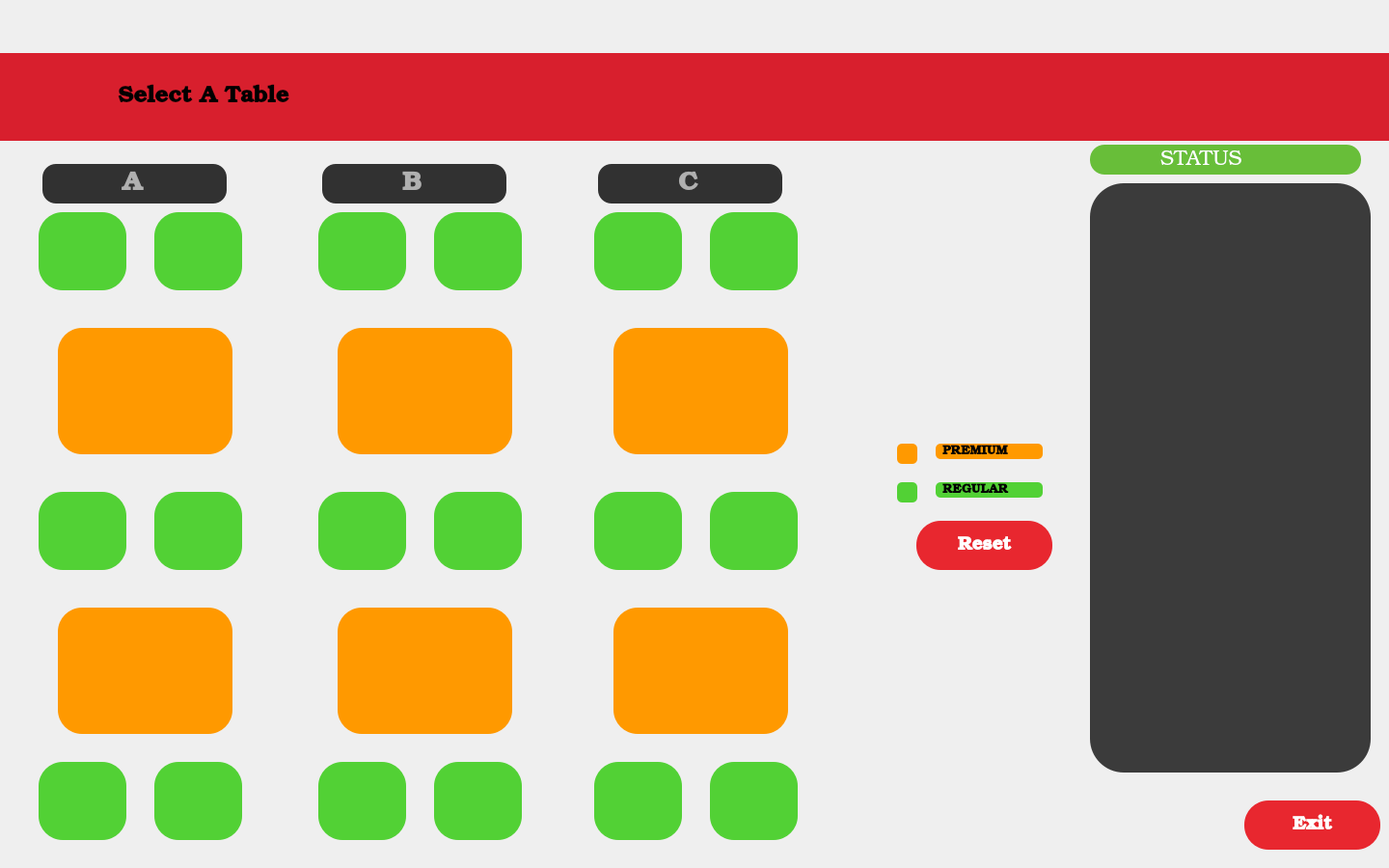
<?xml version="1.0" encoding="UTF-8"?>
<ui version="4.0">
 <class>win6</class>
 <widget class="QDialog" name="win6">
  <property name="geometry">
   <rect>
    <x>0</x>
    <y>0</y>
    <width>1440</width>
    <height>900</height>
   </rect>
  </property>
  <property name="windowTitle">
   <string>Dialog</string>
  </property>
  <widget class="QLabel" name="label">
   <property name="geometry">
    <rect>
     <x>0</x>
     <y>0</y>
     <width>1440</width>
     <height>900</height>
    </rect>
   </property>
   <property name="text">
    <string/>
   </property>
   <property name="pixmap">
    <pixmap resource="images.qrc">:/new/prefix1/New folder/blur-coffee-cafe-shop-restaurant-with-bokeh-background-xd.jpg</pixmap>
   </property>
   <property name="scaledContents">
    <bool>true</bool>
   </property>
  </widget>
  <widget class="QLabel" name="label_2">
   <property name="geometry">
    <rect>
     <x>0</x>
     <y>55</y>
     <width>1440</width>
     <height>91</height>
    </rect>
   </property>
   <property name="font">
    <font>
     <family>Bookman Old Style</family>
     <pointsize>18</pointsize>
     <weight>75</weight>
     <bold>true</bold>
    </font>
   </property>
   <property name="styleSheet">
    <string notr="true">QLabel{
background: rgb(216, 31, 45)
}</string>
   </property>
   <property name="text">
    <string>               Select A Table</string>
   </property>
   <property name="scaledContents">
    <bool>true</bool>
   </property>
   <property name="wordWrap">
    <bool>true</bool>
   </property>
   <property name="indent">
    <number>0</number>
   </property>
  </widget>
  <widget class="QLabel" name="label_4">
   <property name="geometry">
    <rect>
     <x>20</x>
     <y>60</y>
     <width>110</width>
     <height>80</height>
    </rect>
   </property>
   <property name="text">
    <string/>
   </property>
   <property name="pixmap">
    <pixmap resource="images.qrc">:/new/prefix1/New folder/Screenshot 2021-07-07 202453.png</pixmap>
   </property>
   <property name="scaledContents">
    <bool>true</bool>
   </property>
  </widget>
  <widget class="QPushButton" name="A1">
   <property name="geometry">
    <rect>
     <x>40</x>
     <y>220</y>
     <width>91</width>
     <height>81</height>
    </rect>
   </property>
   <property name="font">
    <font>
     <family>Bookman Old Style</family>
     <pointsize>14</pointsize>
     <weight>75</weight>
     <bold>true</bold>
    </font>
   </property>
   <property name="cursor">
    <cursorShape>PointingHandCursor</cursorShape>
   </property>
   <property name="styleSheet">
    <string notr="true">QPushButton
{
  color: white;
  
	
	
	background-color: rgb(82, 209, 53);
  border-width: 10px;
  border-radius: 25px;
}</string>
   </property>
   <property name="text">
    <string/>
   </property>
   <property name="icon">
    <iconset resource="images.qrc">
     <normaloff>:/new/prefix1/New folder/romantic-dinner.png</normaloff>:/new/prefix1/New folder/romantic-dinner.png</iconset>
   </property>
   <property name="iconSize">
    <size>
     <width>50</width>
     <height>50</height>
    </size>
   </property>
  </widget>
  <widget class="QPushButton" name="A2">
   <property name="geometry">
    <rect>
     <x>160</x>
     <y>220</y>
     <width>91</width>
     <height>81</height>
    </rect>
   </property>
   <property name="font">
    <font>
     <family>Bookman Old Style</family>
     <pointsize>14</pointsize>
     <weight>75</weight>
     <bold>true</bold>
    </font>
   </property>
   <property name="cursor">
    <cursorShape>PointingHandCursor</cursorShape>
   </property>
   <property name="styleSheet">
    <string notr="true">QPushButton
{
  color: white;
  
	
	
	background-color: rgb(82, 209, 53);
  border-width: 10px;
  border-radius: 25px;
}</string>
   </property>
   <property name="text">
    <string/>
   </property>
   <property name="icon">
    <iconset resource="images.qrc">
     <normaloff>:/new/prefix1/New folder/romantic-dinner.png</normaloff>:/new/prefix1/New folder/romantic-dinner.png</iconset>
   </property>
   <property name="iconSize">
    <size>
     <width>50</width>
     <height>50</height>
    </size>
   </property>
  </widget>
  <widget class="QPushButton" name="PA1">
   <property name="geometry">
    <rect>
     <x>60</x>
     <y>340</y>
     <width>181</width>
     <height>131</height>
    </rect>
   </property>
   <property name="font">
    <font>
     <family>Bookman Old Style</family>
     <pointsize>14</pointsize>
     <weight>75</weight>
     <bold>true</bold>
    </font>
   </property>
   <property name="cursor">
    <cursorShape>PointingHandCursor</cursorShape>
   </property>
   <property name="styleSheet">
    <string notr="true">QPushButton
{
  color: white;
  
	
	
	
	
	background-color: rgb(255, 153, 0);
  border-width: 10px;
  border-radius: 25px;
}</string>
   </property>
   <property name="text">
    <string/>
   </property>
   <property name="icon">
    <iconset resource="images.qrc">
     <normaloff>:/new/prefix1/New folder/dinner-table.png</normaloff>:/new/prefix1/New folder/dinner-table.png</iconset>
   </property>
   <property name="iconSize">
    <size>
     <width>120</width>
     <height>120</height>
    </size>
   </property>
  </widget>
  <widget class="QPushButton" name="A3">
   <property name="geometry">
    <rect>
     <x>40</x>
     <y>510</y>
     <width>91</width>
     <height>81</height>
    </rect>
   </property>
   <property name="font">
    <font>
     <family>Bookman Old Style</family>
     <pointsize>14</pointsize>
     <weight>75</weight>
     <bold>true</bold>
    </font>
   </property>
   <property name="cursor">
    <cursorShape>PointingHandCursor</cursorShape>
   </property>
   <property name="styleSheet">
    <string notr="true">QPushButton
{
  color: white;
  
	
	
	background-color: rgb(82, 209, 53);
  border-width: 10px;
  border-radius: 25px;
}</string>
   </property>
   <property name="text">
    <string/>
   </property>
   <property name="icon">
    <iconset resource="images.qrc">
     <normaloff>:/new/prefix1/New folder/romantic-dinner.png</normaloff>:/new/prefix1/New folder/romantic-dinner.png</iconset>
   </property>
   <property name="iconSize">
    <size>
     <width>50</width>
     <height>50</height>
    </size>
   </property>
  </widget>
  <widget class="QPushButton" name="A4">
   <property name="geometry">
    <rect>
     <x>160</x>
     <y>510</y>
     <width>91</width>
     <height>81</height>
    </rect>
   </property>
   <property name="font">
    <font>
     <family>Bookman Old Style</family>
     <pointsize>14</pointsize>
     <weight>75</weight>
     <bold>true</bold>
    </font>
   </property>
   <property name="cursor">
    <cursorShape>PointingHandCursor</cursorShape>
   </property>
   <property name="styleSheet">
    <string notr="true">QPushButton
{
  color: white;
  
	
	
	background-color: rgb(82, 209, 53);
  border-width: 10px;
  border-radius: 25px;
}</string>
   </property>
   <property name="text">
    <string/>
   </property>
   <property name="icon">
    <iconset resource="images.qrc">
     <normaloff>:/new/prefix1/New folder/romantic-dinner.png</normaloff>:/new/prefix1/New folder/romantic-dinner.png</iconset>
   </property>
   <property name="iconSize">
    <size>
     <width>50</width>
     <height>50</height>
    </size>
   </property>
  </widget>
  <widget class="QPushButton" name="PA2">
   <property name="geometry">
    <rect>
     <x>60</x>
     <y>630</y>
     <width>181</width>
     <height>131</height>
    </rect>
   </property>
   <property name="font">
    <font>
     <family>Bookman Old Style</family>
     <pointsize>14</pointsize>
     <weight>75</weight>
     <bold>true</bold>
    </font>
   </property>
   <property name="cursor">
    <cursorShape>PointingHandCursor</cursorShape>
   </property>
   <property name="styleSheet">
    <string notr="true">QPushButton
{
  color: white;
  
	
	
	
	
	background-color: rgb(255, 153, 0);
  border-width: 10px;
  border-radius: 25px;
}</string>
   </property>
   <property name="text">
    <string/>
   </property>
   <property name="icon">
    <iconset resource="images.qrc">
     <normaloff>:/new/prefix1/New folder/dinner-table.png</normaloff>:/new/prefix1/New folder/dinner-table.png</iconset>
   </property>
   <property name="iconSize">
    <size>
     <width>120</width>
     <height>120</height>
    </size>
   </property>
  </widget>
  <widget class="QPushButton" name="A5">
   <property name="geometry">
    <rect>
     <x>40</x>
     <y>790</y>
     <width>91</width>
     <height>81</height>
    </rect>
   </property>
   <property name="font">
    <font>
     <family>Bookman Old Style</family>
     <pointsize>14</pointsize>
     <weight>75</weight>
     <bold>true</bold>
    </font>
   </property>
   <property name="cursor">
    <cursorShape>PointingHandCursor</cursorShape>
   </property>
   <property name="styleSheet">
    <string notr="true">QPushButton
{
  color: white;
  
	
	
	background-color: rgb(82, 209, 53);
  border-width: 10px;
  border-radius: 25px;
}</string>
   </property>
   <property name="text">
    <string/>
   </property>
   <property name="icon">
    <iconset resource="images.qrc">
     <normaloff>:/new/prefix1/New folder/romantic-dinner.png</normaloff>:/new/prefix1/New folder/romantic-dinner.png</iconset>
   </property>
   <property name="iconSize">
    <size>
     <width>50</width>
     <height>50</height>
    </size>
   </property>
  </widget>
  <widget class="QPushButton" name="A6">
   <property name="geometry">
    <rect>
     <x>160</x>
     <y>790</y>
     <width>91</width>
     <height>81</height>
    </rect>
   </property>
   <property name="font">
    <font>
     <family>Bookman Old Style</family>
     <pointsize>14</pointsize>
     <weight>75</weight>
     <bold>true</bold>
    </font>
   </property>
   <property name="cursor">
    <cursorShape>PointingHandCursor</cursorShape>
   </property>
   <property name="styleSheet">
    <string notr="true">QPushButton
{
  color: white;
  
	
	
	background-color: rgb(82, 209, 53);
  border-width: 10px;
  border-radius: 25px;
}</string>
   </property>
   <property name="text">
    <string/>
   </property>
   <property name="icon">
    <iconset resource="images.qrc">
     <normaloff>:/new/prefix1/New folder/romantic-dinner.png</normaloff>:/new/prefix1/New folder/romantic-dinner.png</iconset>
   </property>
   <property name="iconSize">
    <size>
     <width>50</width>
     <height>50</height>
    </size>
   </property>
  </widget>
  <widget class="QTableView" name="tableView_2">
   <property name="geometry">
    <rect>
     <x>1130</x>
     <y>190</y>
     <width>291</width>
     <height>611</height>
    </rect>
   </property>
   <property name="styleSheet">
    <string notr="true">QTableView
{background-color: rgb(39, 39, 39,90%);
color: rgb(176, 176, 176);
border-radius:35px;}

QHeaderView::section {
    background-color: #2d2b29;
    padding: 4px;
    font-size: 10pt;
color: rgb(163, 163, 163);
    border-style: none;
    border-bottom: 1px solid #2c2c2c;
    border-right: 1px solid #2c2c2c;
}

QHeaderView::section:horizontal
{
    border-top: 0.5px solid #2c2c2c;
}

QHeaderView::section:vertical
{
    border-left: 0.5px solid #2c2c2c;
}
</string>
   </property>
  </widget>
  <widget class="QLabel" name="label_3">
   <property name="geometry">
    <rect>
     <x>44</x>
     <y>170</y>
     <width>191</width>
     <height>41</height>
    </rect>
   </property>
   <property name="font">
    <font>
     <family>Bookman Old Style</family>
     <pointsize>20</pointsize>
     <weight>75</weight>
     <bold>true</bold>
    </font>
   </property>
   <property name="styleSheet">
    <string notr="true">background-color: rgb(39, 39, 39,95%);
color: rgb(176, 176, 176);
border-radius:14px;
padding-left:75px;
</string>
   </property>
   <property name="text">
    <string>A</string>
   </property>
  </widget>
  <widget class="QPushButton" name="PB1">
   <property name="geometry">
    <rect>
     <x>350</x>
     <y>340</y>
     <width>181</width>
     <height>131</height>
    </rect>
   </property>
   <property name="font">
    <font>
     <family>Bookman Old Style</family>
     <pointsize>14</pointsize>
     <weight>75</weight>
     <bold>true</bold>
    </font>
   </property>
   <property name="cursor">
    <cursorShape>PointingHandCursor</cursorShape>
   </property>
   <property name="styleSheet">
    <string notr="true">QPushButton
{
  color: white;
  
	
	
	
	
	background-color: rgb(255, 153, 0);
  border-width: 10px;
  border-radius: 25px;
}</string>
   </property>
   <property name="text">
    <string/>
   </property>
   <property name="icon">
    <iconset resource="images.qrc">
     <normaloff>:/new/prefix1/New folder/dinner-table.png</normaloff>:/new/prefix1/New folder/dinner-table.png</iconset>
   </property>
   <property name="iconSize">
    <size>
     <width>120</width>
     <height>120</height>
    </size>
   </property>
  </widget>
  <widget class="QPushButton" name="B6">
   <property name="geometry">
    <rect>
     <x>450</x>
     <y>790</y>
     <width>91</width>
     <height>81</height>
    </rect>
   </property>
   <property name="font">
    <font>
     <family>Bookman Old Style</family>
     <pointsize>14</pointsize>
     <weight>75</weight>
     <bold>true</bold>
    </font>
   </property>
   <property name="cursor">
    <cursorShape>PointingHandCursor</cursorShape>
   </property>
   <property name="styleSheet">
    <string notr="true">QPushButton
{
  color: white;
  
	
	
	background-color: rgb(82, 209, 53);
  border-width: 10px;
  border-radius: 25px;
}</string>
   </property>
   <property name="text">
    <string/>
   </property>
   <property name="icon">
    <iconset resource="images.qrc">
     <normaloff>:/new/prefix1/New folder/romantic-dinner.png</normaloff>:/new/prefix1/New folder/romantic-dinner.png</iconset>
   </property>
   <property name="iconSize">
    <size>
     <width>50</width>
     <height>50</height>
    </size>
   </property>
  </widget>
  <widget class="QPushButton" name="B5">
   <property name="geometry">
    <rect>
     <x>330</x>
     <y>790</y>
     <width>91</width>
     <height>81</height>
    </rect>
   </property>
   <property name="font">
    <font>
     <family>Bookman Old Style</family>
     <pointsize>14</pointsize>
     <weight>75</weight>
     <bold>true</bold>
    </font>
   </property>
   <property name="cursor">
    <cursorShape>PointingHandCursor</cursorShape>
   </property>
   <property name="styleSheet">
    <string notr="true">QPushButton
{
  color: white;
  
	
	
	background-color: rgb(82, 209, 53);
  border-width: 10px;
  border-radius: 25px;
}</string>
   </property>
   <property name="text">
    <string/>
   </property>
   <property name="icon">
    <iconset resource="images.qrc">
     <normaloff>:/new/prefix1/New folder/romantic-dinner.png</normaloff>:/new/prefix1/New folder/romantic-dinner.png</iconset>
   </property>
   <property name="iconSize">
    <size>
     <width>50</width>
     <height>50</height>
    </size>
   </property>
  </widget>
  <widget class="QLabel" name="label_5">
   <property name="geometry">
    <rect>
     <x>334</x>
     <y>170</y>
     <width>191</width>
     <height>41</height>
    </rect>
   </property>
   <property name="font">
    <font>
     <family>Bookman Old Style</family>
     <pointsize>20</pointsize>
     <weight>75</weight>
     <bold>true</bold>
    </font>
   </property>
   <property name="styleSheet">
    <string notr="true">background-color: rgb(39, 39, 39,95%);
color: rgb(176, 176, 176);
border-radius:14px;
padding-left:75px;
</string>
   </property>
   <property name="text">
    <string>B</string>
   </property>
  </widget>
  <widget class="QPushButton" name="PB2">
   <property name="geometry">
    <rect>
     <x>350</x>
     <y>630</y>
     <width>181</width>
     <height>131</height>
    </rect>
   </property>
   <property name="font">
    <font>
     <family>Bookman Old Style</family>
     <pointsize>14</pointsize>
     <weight>75</weight>
     <bold>true</bold>
    </font>
   </property>
   <property name="cursor">
    <cursorShape>PointingHandCursor</cursorShape>
   </property>
   <property name="styleSheet">
    <string notr="true">QPushButton
{
  color: white;
  
	
	
	
	
	background-color: rgb(255, 153, 0);
  border-width: 10px;
  border-radius: 25px;
}</string>
   </property>
   <property name="text">
    <string/>
   </property>
   <property name="icon">
    <iconset resource="images.qrc">
     <normaloff>:/new/prefix1/New folder/dinner-table.png</normaloff>:/new/prefix1/New folder/dinner-table.png</iconset>
   </property>
   <property name="iconSize">
    <size>
     <width>120</width>
     <height>120</height>
    </size>
   </property>
  </widget>
  <widget class="QPushButton" name="B3">
   <property name="geometry">
    <rect>
     <x>330</x>
     <y>510</y>
     <width>91</width>
     <height>81</height>
    </rect>
   </property>
   <property name="font">
    <font>
     <family>Bookman Old Style</family>
     <pointsize>14</pointsize>
     <weight>75</weight>
     <bold>true</bold>
    </font>
   </property>
   <property name="cursor">
    <cursorShape>PointingHandCursor</cursorShape>
   </property>
   <property name="styleSheet">
    <string notr="true">QPushButton
{
  color: white;
  
	
	
	background-color: rgb(82, 209, 53);
  border-width: 10px;
  border-radius: 25px;
}</string>
   </property>
   <property name="text">
    <string/>
   </property>
   <property name="icon">
    <iconset resource="images.qrc">
     <normaloff>:/new/prefix1/New folder/romantic-dinner.png</normaloff>:/new/prefix1/New folder/romantic-dinner.png</iconset>
   </property>
   <property name="iconSize">
    <size>
     <width>50</width>
     <height>50</height>
    </size>
   </property>
  </widget>
  <widget class="QPushButton" name="B2">
   <property name="geometry">
    <rect>
     <x>450</x>
     <y>220</y>
     <width>91</width>
     <height>81</height>
    </rect>
   </property>
   <property name="font">
    <font>
     <family>Bookman Old Style</family>
     <pointsize>14</pointsize>
     <weight>75</weight>
     <bold>true</bold>
    </font>
   </property>
   <property name="cursor">
    <cursorShape>PointingHandCursor</cursorShape>
   </property>
   <property name="styleSheet">
    <string notr="true">QPushButton
{
  color: white;
  
	
	
	background-color: rgb(82, 209, 53);
  border-width: 10px;
  border-radius: 25px;
}</string>
   </property>
   <property name="text">
    <string/>
   </property>
   <property name="icon">
    <iconset resource="images.qrc">
     <normaloff>:/new/prefix1/New folder/romantic-dinner.png</normaloff>:/new/prefix1/New folder/romantic-dinner.png</iconset>
   </property>
   <property name="iconSize">
    <size>
     <width>50</width>
     <height>50</height>
    </size>
   </property>
  </widget>
  <widget class="QPushButton" name="B1">
   <property name="geometry">
    <rect>
     <x>330</x>
     <y>220</y>
     <width>91</width>
     <height>81</height>
    </rect>
   </property>
   <property name="font">
    <font>
     <family>Bookman Old Style</family>
     <pointsize>14</pointsize>
     <weight>75</weight>
     <bold>true</bold>
    </font>
   </property>
   <property name="cursor">
    <cursorShape>PointingHandCursor</cursorShape>
   </property>
   <property name="styleSheet">
    <string notr="true">QPushButton
{
  color: white;
  
	
	
	background-color: rgb(82, 209, 53);
  border-width: 10px;
  border-radius: 25px;
}</string>
   </property>
   <property name="text">
    <string/>
   </property>
   <property name="icon">
    <iconset resource="images.qrc">
     <normaloff>:/new/prefix1/New folder/romantic-dinner.png</normaloff>:/new/prefix1/New folder/romantic-dinner.png</iconset>
   </property>
   <property name="iconSize">
    <size>
     <width>50</width>
     <height>50</height>
    </size>
   </property>
  </widget>
  <widget class="QPushButton" name="B4">
   <property name="geometry">
    <rect>
     <x>450</x>
     <y>510</y>
     <width>91</width>
     <height>81</height>
    </rect>
   </property>
   <property name="font">
    <font>
     <family>Bookman Old Style</family>
     <pointsize>14</pointsize>
     <weight>75</weight>
     <bold>true</bold>
    </font>
   </property>
   <property name="cursor">
    <cursorShape>PointingHandCursor</cursorShape>
   </property>
   <property name="styleSheet">
    <string notr="true">QPushButton
{
  color: white;
  
	
	
	background-color: rgb(82, 209, 53);
  border-width: 10px;
  border-radius: 25px;
}</string>
   </property>
   <property name="text">
    <string/>
   </property>
   <property name="icon">
    <iconset resource="images.qrc">
     <normaloff>:/new/prefix1/New folder/romantic-dinner.png</normaloff>:/new/prefix1/New folder/romantic-dinner.png</iconset>
   </property>
   <property name="iconSize">
    <size>
     <width>50</width>
     <height>50</height>
    </size>
   </property>
  </widget>
  <widget class="QLabel" name="label_6">
   <property name="geometry">
    <rect>
     <x>1130</x>
     <y>150</y>
     <width>281</width>
     <height>31</height>
    </rect>
   </property>
   <property name="font">
    <font>
     <family>Bookman Old Style</family>
     <pointsize>16</pointsize>
     <weight>7</weight>
     <italic>false</italic>
     <bold>false</bold>
    </font>
   </property>
   <property name="styleSheet">
    <string notr="true">color:rgb(255, 255, 255);
background-color: rgb(104, 190, 57);

border-radius:15px;
padding-left:20px;
font: 63 16pt &quot;Bookman Old Style&quot;;</string>
   </property>
   <property name="text">
    <string>       STATUS</string>
   </property>
  </widget>
  <widget class="QPushButton" name="pushButton_22">
   <property name="geometry">
    <rect>
     <x>950</x>
     <y>540</y>
     <width>141</width>
     <height>51</height>
    </rect>
   </property>
   <property name="font">
    <font>
     <family>Bookman Old Style</family>
     <pointsize>14</pointsize>
     <weight>75</weight>
     <bold>true</bold>
    </font>
   </property>
   <property name="styleSheet">
    <string notr="true">QPushButton
{
  color: white;
  
	
	background-color: rgb(232, 39, 47);
  border-width: 10px;
  border-radius: 25px;
}</string>
   </property>
   <property name="text">
    <string>Reset</string>
   </property>
  </widget>
  <widget class="QPushButton" name="pushButton_21">
   <property name="geometry">
    <rect>
     <x>930</x>
     <y>500</y>
     <width>21</width>
     <height>21</height>
    </rect>
   </property>
   <property name="font">
    <font>
     <family>Bookman Old Style</family>
     <pointsize>14</pointsize>
     <weight>75</weight>
     <bold>true</bold>
    </font>
   </property>
   <property name="cursor">
    <cursorShape>PointingHandCursor</cursorShape>
   </property>
   <property name="styleSheet">
    <string notr="true">QPushButton
{
  color: white;
  
	
	
	background-color: rgb(82, 209, 53);
  border-width: 10px;
  border-radius: 5px;
}</string>
   </property>
   <property name="text">
    <string/>
   </property>
   <property name="iconSize">
    <size>
     <width>50</width>
     <height>50</height>
    </size>
   </property>
  </widget>
  <widget class="QPushButton" name="pushButton_23">
   <property name="geometry">
    <rect>
     <x>930</x>
     <y>460</y>
     <width>21</width>
     <height>21</height>
    </rect>
   </property>
   <property name="font">
    <font>
     <family>Bookman Old Style</family>
     <pointsize>14</pointsize>
     <weight>75</weight>
     <bold>true</bold>
    </font>
   </property>
   <property name="cursor">
    <cursorShape>PointingHandCursor</cursorShape>
   </property>
   <property name="styleSheet">
    <string notr="true">QPushButton
{
  color: white;
  
	
	
	
	
	background-color: rgb(255, 153, 0);
  border-width: 10px;
  border-radius: 5px;
}</string>
   </property>
   <property name="text">
    <string/>
   </property>
   <property name="iconSize">
    <size>
     <width>50</width>
     <height>50</height>
    </size>
   </property>
  </widget>
  <widget class="QLabel" name="label_8">
   <property name="geometry">
    <rect>
     <x>970</x>
     <y>460</y>
     <width>111</width>
     <height>16</height>
    </rect>
   </property>
   <property name="font">
    <font>
     <family>Bookman Old Style</family>
     <pointsize>10</pointsize>
     <weight>75</weight>
     <bold>true</bold>
    </font>
   </property>
   <property name="styleSheet">
    <string notr="true">background-color: rgb(255, 153, 0);
border-radius: 5px;
padding-left:3px;
padding-right:3px;
color: rgb(0, 0, 0);</string>
   </property>
   <property name="text">
    <string>PREMIUM</string>
   </property>
  </widget>
  <widget class="QLabel" name="label_9">
   <property name="geometry">
    <rect>
     <x>970</x>
     <y>500</y>
     <width>111</width>
     <height>16</height>
    </rect>
   </property>
   <property name="font">
    <font>
     <family>Bookman Old Style</family>
     <pointsize>10</pointsize>
     <weight>75</weight>
     <bold>true</bold>
    </font>
   </property>
   <property name="styleSheet">
    <string notr="true">background-color: rgb(82, 209, 53);
border-radius: 5px;
padding-left:3px;
padding-right:3px;
color: rgb(0, 0, 0);</string>
   </property>
   <property name="text">
    <string>REGULAR</string>
   </property>
  </widget>
  <widget class="QPushButton" name="C1">
   <property name="geometry">
    <rect>
     <x>616</x>
     <y>220</y>
     <width>91</width>
     <height>81</height>
    </rect>
   </property>
   <property name="font">
    <font>
     <family>Bookman Old Style</family>
     <pointsize>14</pointsize>
     <weight>75</weight>
     <bold>true</bold>
    </font>
   </property>
   <property name="cursor">
    <cursorShape>PointingHandCursor</cursorShape>
   </property>
   <property name="styleSheet">
    <string notr="true">QPushButton
{
  color: white;
  
	
	
	background-color: rgb(82, 209, 53);
  border-width: 10px;
  border-radius: 25px;
}</string>
   </property>
   <property name="text">
    <string/>
   </property>
   <property name="icon">
    <iconset resource="images.qrc">
     <normaloff>:/new/prefix1/New folder/romantic-dinner.png</normaloff>:/new/prefix1/New folder/romantic-dinner.png</iconset>
   </property>
   <property name="iconSize">
    <size>
     <width>50</width>
     <height>50</height>
    </size>
   </property>
  </widget>
  <widget class="QPushButton" name="C5">
   <property name="geometry">
    <rect>
     <x>616</x>
     <y>790</y>
     <width>91</width>
     <height>81</height>
    </rect>
   </property>
   <property name="font">
    <font>
     <family>Bookman Old Style</family>
     <pointsize>14</pointsize>
     <weight>75</weight>
     <bold>true</bold>
    </font>
   </property>
   <property name="cursor">
    <cursorShape>PointingHandCursor</cursorShape>
   </property>
   <property name="styleSheet">
    <string notr="true">QPushButton
{
  color: white;
  
	
	
	background-color: rgb(82, 209, 53);
  border-width: 10px;
  border-radius: 25px;
}</string>
   </property>
   <property name="text">
    <string/>
   </property>
   <property name="icon">
    <iconset resource="images.qrc">
     <normaloff>:/new/prefix1/New folder/romantic-dinner.png</normaloff>:/new/prefix1/New folder/romantic-dinner.png</iconset>
   </property>
   <property name="iconSize">
    <size>
     <width>50</width>
     <height>50</height>
    </size>
   </property>
  </widget>
  <widget class="QPushButton" name="PC1">
   <property name="geometry">
    <rect>
     <x>636</x>
     <y>340</y>
     <width>181</width>
     <height>131</height>
    </rect>
   </property>
   <property name="font">
    <font>
     <family>Bookman Old Style</family>
     <pointsize>14</pointsize>
     <weight>75</weight>
     <bold>true</bold>
    </font>
   </property>
   <property name="cursor">
    <cursorShape>PointingHandCursor</cursorShape>
   </property>
   <property name="styleSheet">
    <string notr="true">QPushButton
{
  color: white;
  
	
	
	
	
	background-color: rgb(255, 153, 0);
  border-width: 10px;
  border-radius: 25px;
}</string>
   </property>
   <property name="text">
    <string/>
   </property>
   <property name="icon">
    <iconset resource="images.qrc">
     <normaloff>:/new/prefix1/New folder/dinner-table.png</normaloff>:/new/prefix1/New folder/dinner-table.png</iconset>
   </property>
   <property name="iconSize">
    <size>
     <width>120</width>
     <height>120</height>
    </size>
   </property>
  </widget>
  <widget class="QPushButton" name="C3">
   <property name="geometry">
    <rect>
     <x>616</x>
     <y>510</y>
     <width>91</width>
     <height>81</height>
    </rect>
   </property>
   <property name="font">
    <font>
     <family>Bookman Old Style</family>
     <pointsize>14</pointsize>
     <weight>75</weight>
     <bold>true</bold>
    </font>
   </property>
   <property name="cursor">
    <cursorShape>PointingHandCursor</cursorShape>
   </property>
   <property name="styleSheet">
    <string notr="true">QPushButton
{
  color: white;
  
	
	
	background-color: rgb(82, 209, 53);
  border-width: 10px;
  border-radius: 25px;
}</string>
   </property>
   <property name="text">
    <string/>
   </property>
   <property name="icon">
    <iconset resource="images.qrc">
     <normaloff>:/new/prefix1/New folder/romantic-dinner.png</normaloff>:/new/prefix1/New folder/romantic-dinner.png</iconset>
   </property>
   <property name="iconSize">
    <size>
     <width>50</width>
     <height>50</height>
    </size>
   </property>
  </widget>
  <widget class="QPushButton" name="PC2">
   <property name="geometry">
    <rect>
     <x>636</x>
     <y>630</y>
     <width>181</width>
     <height>131</height>
    </rect>
   </property>
   <property name="font">
    <font>
     <family>Bookman Old Style</family>
     <pointsize>14</pointsize>
     <weight>75</weight>
     <bold>true</bold>
    </font>
   </property>
   <property name="cursor">
    <cursorShape>PointingHandCursor</cursorShape>
   </property>
   <property name="styleSheet">
    <string notr="true">QPushButton
{
  color: white;
  
	
	
	
	
	background-color: rgb(255, 153, 0);
  border-width: 10px;
  border-radius: 25px;
}</string>
   </property>
   <property name="text">
    <string/>
   </property>
   <property name="icon">
    <iconset resource="images.qrc">
     <normaloff>:/new/prefix1/New folder/dinner-table.png</normaloff>:/new/prefix1/New folder/dinner-table.png</iconset>
   </property>
   <property name="iconSize">
    <size>
     <width>120</width>
     <height>120</height>
    </size>
   </property>
  </widget>
  <widget class="QPushButton" name="C6">
   <property name="geometry">
    <rect>
     <x>736</x>
     <y>790</y>
     <width>91</width>
     <height>81</height>
    </rect>
   </property>
   <property name="font">
    <font>
     <family>Bookman Old Style</family>
     <pointsize>14</pointsize>
     <weight>75</weight>
     <bold>true</bold>
    </font>
   </property>
   <property name="cursor">
    <cursorShape>PointingHandCursor</cursorShape>
   </property>
   <property name="styleSheet">
    <string notr="true">QPushButton
{
  color: white;
  
	
	
	background-color: rgb(82, 209, 53);
  border-width: 10px;
  border-radius: 25px;
}</string>
   </property>
   <property name="text">
    <string/>
   </property>
   <property name="icon">
    <iconset resource="images.qrc">
     <normaloff>:/new/prefix1/New folder/romantic-dinner.png</normaloff>:/new/prefix1/New folder/romantic-dinner.png</iconset>
   </property>
   <property name="iconSize">
    <size>
     <width>50</width>
     <height>50</height>
    </size>
   </property>
  </widget>
  <widget class="QPushButton" name="C2">
   <property name="geometry">
    <rect>
     <x>736</x>
     <y>220</y>
     <width>91</width>
     <height>81</height>
    </rect>
   </property>
   <property name="font">
    <font>
     <family>Bookman Old Style</family>
     <pointsize>14</pointsize>
     <weight>75</weight>
     <bold>true</bold>
    </font>
   </property>
   <property name="cursor">
    <cursorShape>PointingHandCursor</cursorShape>
   </property>
   <property name="styleSheet">
    <string notr="true">QPushButton
{
  color: white;
  
	
	
	background-color: rgb(82, 209, 53);
  border-width: 10px;
  border-radius: 25px;
}</string>
   </property>
   <property name="text">
    <string/>
   </property>
   <property name="icon">
    <iconset resource="images.qrc">
     <normaloff>:/new/prefix1/New folder/romantic-dinner.png</normaloff>:/new/prefix1/New folder/romantic-dinner.png</iconset>
   </property>
   <property name="iconSize">
    <size>
     <width>50</width>
     <height>50</height>
    </size>
   </property>
  </widget>
  <widget class="QLabel" name="label_10">
   <property name="geometry">
    <rect>
     <x>620</x>
     <y>170</y>
     <width>191</width>
     <height>41</height>
    </rect>
   </property>
   <property name="font">
    <font>
     <family>Bookman Old Style</family>
     <pointsize>20</pointsize>
     <weight>75</weight>
     <bold>true</bold>
    </font>
   </property>
   <property name="styleSheet">
    <string notr="true">background-color: rgb(39, 39, 39,95%);
color: rgb(176, 176, 176);
border-radius:14px;
padding-left:75px;
</string>
   </property>
   <property name="text">
    <string>C</string>
   </property>
  </widget>
  <widget class="QPushButton" name="C4">
   <property name="geometry">
    <rect>
     <x>736</x>
     <y>510</y>
     <width>91</width>
     <height>81</height>
    </rect>
   </property>
   <property name="font">
    <font>
     <family>Bookman Old Style</family>
     <pointsize>14</pointsize>
     <weight>75</weight>
     <bold>true</bold>
    </font>
   </property>
   <property name="cursor">
    <cursorShape>PointingHandCursor</cursorShape>
   </property>
   <property name="styleSheet">
    <string notr="true">QPushButton
{
  color: white;
  
	
	
	background-color: rgb(82, 209, 53);
  border-width: 10px;
  border-radius: 25px;
}</string>
   </property>
   <property name="text">
    <string/>
   </property>
   <property name="icon">
    <iconset resource="images.qrc">
     <normaloff>:/new/prefix1/New folder/romantic-dinner.png</normaloff>:/new/prefix1/New folder/romantic-dinner.png</iconset>
   </property>
   <property name="iconSize">
    <size>
     <width>50</width>
     <height>50</height>
    </size>
   </property>
  </widget>
  <widget class="QPushButton" name="pushButton_32">
   <property name="geometry">
    <rect>
     <x>1290</x>
     <y>830</y>
     <width>141</width>
     <height>51</height>
    </rect>
   </property>
   <property name="font">
    <font>
     <family>Bookman Old Style</family>
     <pointsize>14</pointsize>
     <weight>75</weight>
     <bold>true</bold>
    </font>
   </property>
   <property name="styleSheet">
    <string notr="true">QPushButton
{
  color: white;
  
	
	background-color: rgb(232, 39, 47);
  border-width: 10px;
  border-radius: 25px;
}</string>
   </property>
   <property name="text">
    <string>Exit</string>
   </property>
   <property name="icon">
    <iconset resource="images.qrc">
     <normaloff>:/new/prefix1/New folder/next.png</normaloff>:/new/prefix1/New folder/next.png</iconset>
   </property>
  </widget>
 </widget>
 <resources>
  <include location="images.qrc"/>
 </resources>
 <connections/>
</ui>
